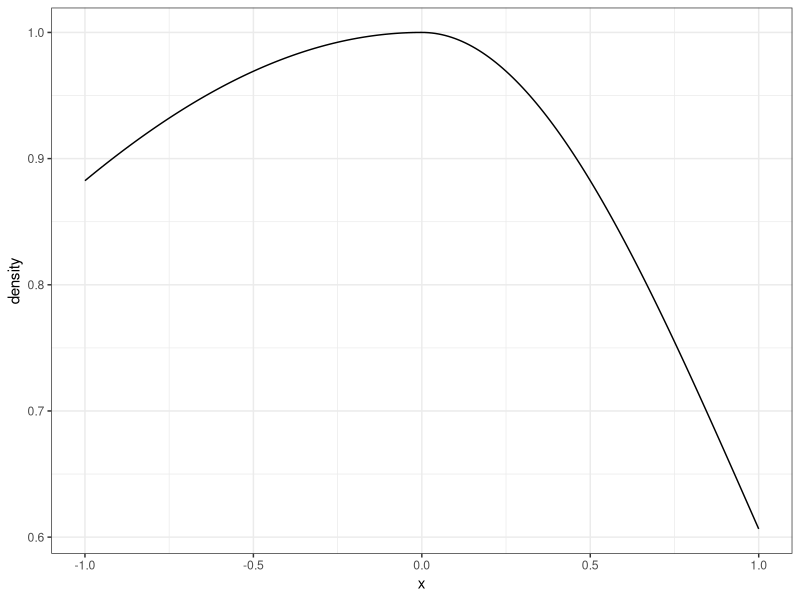
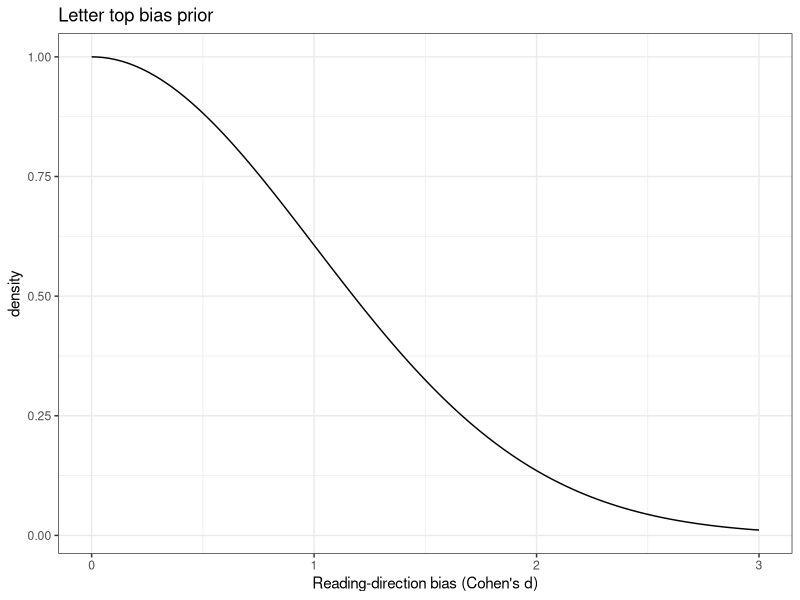
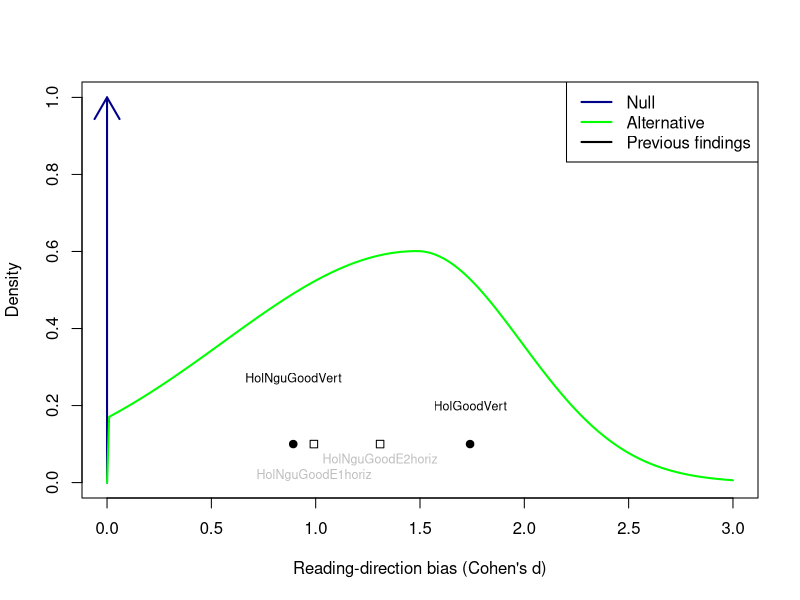
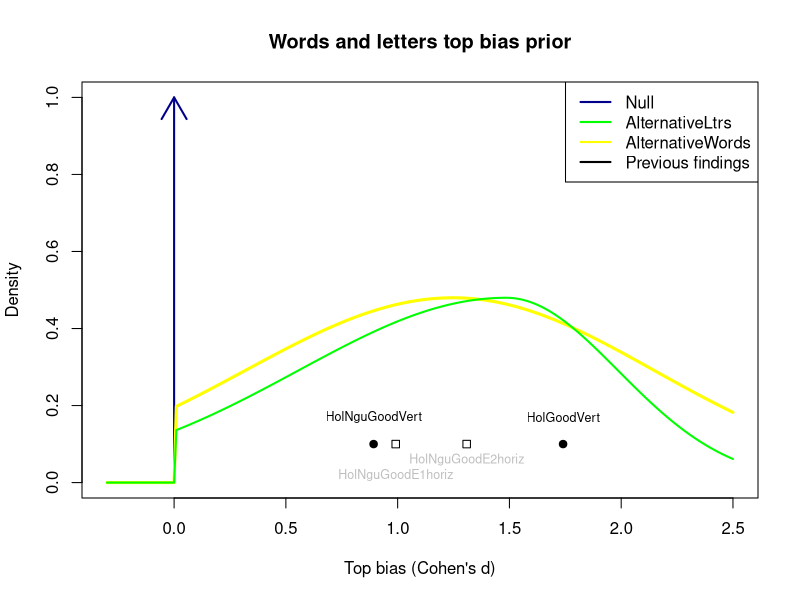

Generate these figures, in order, with R:
## ---- chunk 1
knitr::opts_chunk$set(echo = TRUE)
## ---- chunk 2
#E1, E2 refers to Holcombe Nguyen Goodbourn E1, E2
E1n<- 16
#Raw effect size plus standard error and sd
P1E1canonical=.23;  P1E1c_se = .058; P1E1c_sd = P1E1c_se * sqrt(E1n)
P1E1reversed= .062;  P1E1r_se = .07; P1E1r_sd = P1E1r_se * sqrt(E1n)
#To calculate sd of the bias diff, consider that the variances sum,
#therefore first sum the variances then convert back to standard deviation
#Although only true for *independent* random variables and these unlikely to be totally independent

E2n<- 24
P1E2canonical=.218; P1E2c_se =.034; P1E2c_sd= P1E2c_se * sqrt(E2n)
P1E2inverted=.017; P1E2i_se =.049; P1E2i_sd = P1E2i_se * sqrt(E2n)

P1E2vertUpright=.188; P1E2vu_se=.043; P1E2vu_sd = P1E2vu_se * sqrt(E2n)
P1E2vertInverted= -.07; P1E2vi_se=.049; P1E2vi_sd = P1E2vi_se * sqrt(E2n)

## ---- chunk 3
#Figure 4a
#Looks like for HolcombeNguyenGoodbourn the effect size calculations above are all of the difference scores, not the individual sides
# vertical difference d = 1.74, 95% CI [0.30, 0.50].  This is taken straight from the results section.
HolGoodVertCohensD = 1.74

## ---- chunk 4
cohensDsHoriz<-c(P1E1canonical/P1E1c_sd,
                 P1E2canonical/P1E2c_sd) 
cohensDsHorizLabels<-c("HolNguGoodE1horiz","HolNguGoodE2horiz")

cohensDs<-c(HolGoodVertCohensD,
            P1E2vertUpright / P1E2vu_sd) 
print(cohensDs)
cohensDslabels<-c("HolGoodVert", "HolNguGoodVert")
meanCohensD<-cohensDs[[1]]*.7 + cohensDs[[2]]*.3  #mean(cohensDs)
## ---- chunk 5
wordHandicap=.84
## ---- chunk 6
wordPredictedCohensD<- meanCohensD * wordHandicap
## ---- chunk 7
sigmaLeft =.93
sigmaRight = .5
## ---- chunk 8
#Create doubleGaussian ,and vectorize it because common functions like plot require it , otherwise you have to use mapply

doubleGaussian = function(xs, mean,sdLeft,sdRight) {
  #print(length(x))  # Most plotting functions send this a million numbers rather than one
  #A double gaussian is two half-gaussians with different sigmas. But to make them match up, I have to calculate the peak height of each and then rescale. The peak height is of course its value at the mean. I will scale each so that it peaks at 1.
  #It will then be rescaled later to make it a proper density function that integrates to 1.
  leftXs <- xs[xs<=mean]
  rightXs <- xs[xs>mean]
  Ys<-c()
  if (length(leftXs) >0) {
    leftPeakHeight = dnorm(mean,mean,sdLeft)
    Ys <- dnorm(leftXs,mean,sdLeft) / leftPeakHeight
  }
  if (length(rightXs) >0) {
    rightPeakHeight = dnorm(mean,mean,sdRight)
    rightYs <- dnorm(rightXs,mean,sdRight) / rightPeakHeight
    Ys <- c(Ys,rightYs)
  }
  Ys
}

myDoubleGaussian = function(x) {
  doubleGaussian(x,0,2,1)
}

#Test that myDoubleGaussian is working.

myDoubleGaussian(3)
## ---- chunk 9

#My doubleGaussian function is not vectorized so I can't use normal way of plotting. Maybe I should vectorize, but that would be a good deal of work.
#https://stackoverflow.com/questions/44730774/how-to-use-custom-functions-in-mutate-dplyr

library("dplyr")
df <- data.frame(x=seq(-1,1,.01))
#df<- df %>% mutate(density=  mapply(function(x) myDoubleGaussian(x), x))
df<- df %>% mutate(density=myDoubleGaussian(x))

library('ggplot2')
ggplot(df, aes(x=x,y=density)) + geom_line() + xlab("x") +theme_bw()
## ---- chunk 10
modalEffectSize = meanCohensD

#Set up mhy prior, a double Gaussian, making it a function of just one parameter, the x value
doubleGaussianLtrs = function(x) {
  doubleGaussian(x,modalEffectSize,sigmaLeft,sigmaRight)
}
## ---- chunk 11
#Specify hypothesis, technically alternative hypothesis (up to constant of proportionality) for letters
lo=0 #lower bound of support
hi=Inf #upper bound of support

#Define integrable prior - must be function of only the integrand
altHypothesisLtrs=function(delta) {
  y= doubleGaussianLtrs(delta)
  y=y*as.integer(delta>lo)*as.integer(delta<hi) #multiply by zero if outside of support
}

## ---- chunk 12
#Normalize alternative density in case is not already
#Calculate normalization factor - fraction to multiply prior by so it will integrate to 1
K=1/integrate(altHypothesisLtrs,lower=lo,upper=hi)$value 

#Thus final prior is the normalized function
priorLtrs=function(delta) K*altHypothesisLtrs(delta)
## ---- chunk 13

dDomain=seq(0,3,.01) #density domain

#Plot Alternative as a density and Null as a point arrow
maxAlt = priorLtrs(modalEffectSize) #maxAlt=max(priorLtrs(dDomain))

library("dplyr")
df <- data.frame(x=dDomain)
df<- df %>% mutate(density=  mapply(function(x) myDoubleGaussian(x), x))
#df<- df %>% mutate(density=x) #mutate(density=myDoubleGaussian(x))

library('ggplot2')
g<-ggplot(df, aes(x=x,y=density)) + geom_line() + xlab("Reading-direction bias (Cohen's d)") + theme_bw() 
g<- g + ggtitle("Letter top bias prior")
show(g)

plot(dDomain,priorLtrs(dDomain),typ='n',xlab="Reading-direction bias (Cohen's d)",ylab="Density",ylim=c(0,max(1,1.4*maxAlt)),main=)
#typ 'n' means invisible, and it's the lines command that actually plots the points.
arrows(0,0,0,1,col='darkblue',lwd=2)
lines(dDomain,priorLtrs(dDomain),col='green',lwd=2)
legend("topright",legend=c("Null","Alternative","Previous findings"),col=c('darkblue','green','black'),lwd=2)
points(cohensDs, rep(.1,length(cohensDs)),pch=19) #plot previous vertical effect sizes
text(cohensDs, c(.2,.27), cohensDslabels,cex=.75)

points(cohensDsHoriz, rep(.1,length(cohensDsHoriz)),pch=0) #plot previous horizontal arrangement effect sizes
text(cohensDsHoriz, c(.02,.06), cohensDsHorizLabels,cex=.75, col="grey")

## ---- chunk 14
sigmaLeftWords = sigmaLeft
sigmaRightWords = 0.9
## ---- chunk 15
#Specify hypothesis, technically alternative hypothesis (up to constant of proportionality) for words

#Set up mhy prior, a double Gaussian, making it a function of just one parameter, the x value
myDoubleGaussian = function(x) {
  doubleGaussian(x,wordPredictedCohensD,sigmaLeftWords,sigmaRightWords)
}

#Specify hypothesis, technically alternative hypothesis (up to constant of proportionality) for letters
lo=0 #lower bound of support
hi=Inf #upper bound of support

#Define integrable prior - must be function of only the integrand
altHypothesis=function(delta) {
  y= myDoubleGaussian(delta)
  y=y*as.integer(delta>lo)*as.integer(delta<hi) #multiply by zero if outside of support
}

#Normalize alternative density in case is not already
#Calculate normalization factor - fraction to multiply prior by so it will integrate to 1
K=1/integrate(altHypothesis,lower=lo,upper=hi)$value 

#Thus final prior is the normalized function
priorWords=function(delta) K*altHypothesis(delta)
## ---- chunk 16

#delta=seq(-.2,1.2,.01)

dDomain=seq(-.3,2.5,.01)

#Plot Alternative as a density and Null as a point arrow
maxAlt=max(priorWords(dDomain))
plot(dDomain,priorWords(dDomain),typ='n',xlab="Top bias (Cohen's d)",ylab="Density",ylim=c(0,1),main="Words and letters top bias prior")
arrows(0,0,0,1,col='darkblue',lwd=2)
lines(dDomain,priorWords(dDomain),col='yellow',lwd=3)
lines(dDomain,priorLtrs(dDomain),col='green',lwd=2)

legend("topright",legend=c("Null","AlternativeLtrs","AlternativeWords","Previous findings"),col=c('darkblue','green','yellow','black'),lwd=2)

points(cohensDs, rep(.1,length(cohensDs)),pch=19) #plot previous vertical effect sizes
text(cohensDs, c(.17,.17), cohensDslabels,cex=.75)

points(cohensDsHoriz, rep(.1,length(cohensDsHoriz)),pch=0) #plot previous horizontal arrangement effect sizes
text(cohensDsHoriz, c(.02,.06), cohensDsHorizLabels,cex=.75, col="grey")
